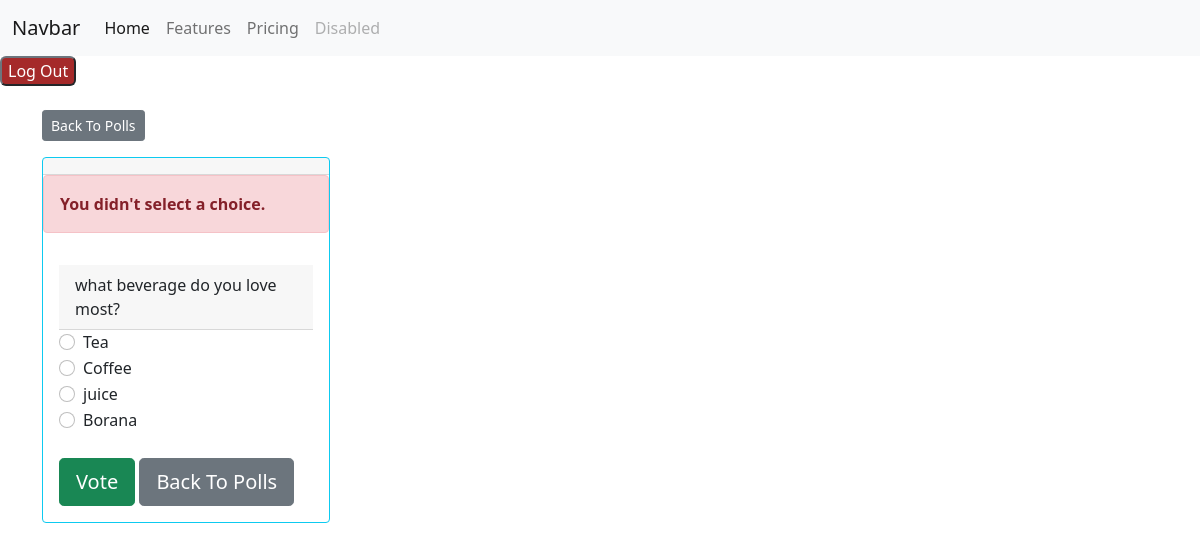
The page /polls/2/vote/ on the database as committed earlier.
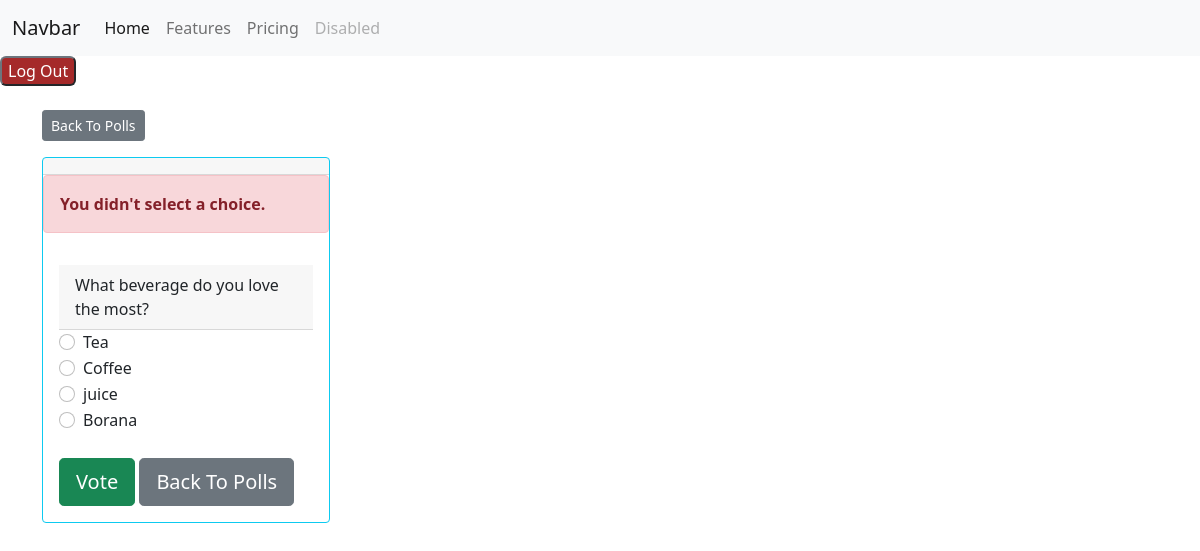
The same page on the database as committed later.
### polls/models.py (models this page shows, shortened)
class Question(models.Model):
    question_text = models.CharField(max_length=255, null=True, blank=True)
    poll = models.ForeignKey('Poll', on_delete=models.SET_NULL, null=True, blank=True)
    pub_date = models.DateTimeField("date published",default=timezone.now)
    posted_by = models.ForeignKey(User, on_delete=models.SET_NULL, null=True, blank=True)
    timestamp = models.DateTimeField(default=timezone.now)

### polls/views.py (the view, shortened to what this page needs)
# urls.py: path("<int:question_id>/vote/", views.vote, name="vote"),
def vote(request, question_id):
    question = get_object_or_404(Question, pk=question_id)
    choices = question.choice_set.all()
    try:
        selected_choice = question.choice_set.get(pk=request.POST["choice"])
    except (KeyError, Choice.DoesNotExist):
        return render(
            request,
            "polls/detail.html",
            {
                "question": question,
                "error_message": "You didn't select a choice.",
            },
        )

### polls/templates/polls/detail.html (shortened to what this page needs)
{% extends 'base.html' %}
    {% block content %}
    <a class="btn btn-secondary btn-sm mb-3 mt-4" href="{% url 'polls:index' %}">Back To Polls</a>
    <div class="card border-info mb-3" style="max-width: 18rem;">
        <div class="card-header">{{ question.question }}</div>
        {% if error_message %}
        <p class="alert alert-danger">
            <strong>{{ error_message }}</strong>
        </p>
        {% endif %}
        <div class="card-body">
            <form action="{% url 'polls:vote' question.id %}" method="post">
                <div class="card-header">{{ question.question_text }}</div>
                {% for choice in question.choice_set.all %}
                <div class="form-check">
                    <input type="radio" name="choice" class="form-check-input" id="choice{{ forloop.counter }}"
                        value="{{ choice.id }}" />
                    <label for="choice{{ forloop.counter }}">{{ choice.choice_text }}</label>
                </div>
                {% endfor %}
                {%if voted %}
                You voted Already -  {{voted.choice}}
                {%else%}
               <input type="submit" value="Vote" class="btn btn-success btn-lg btn-block mt-4" />
               <a class="btn btn-secondary btn-block btn-lg mt-4" href="{% url 'polls:index' %}">Back To Polls</a>
                {%endif%}
            </form>
        </div>
{% endblock %}

Rows that differ between the two databases and show on the page:
changed Question: question_text "what beverage do you love most?" → "What beverage do you love the most?"
